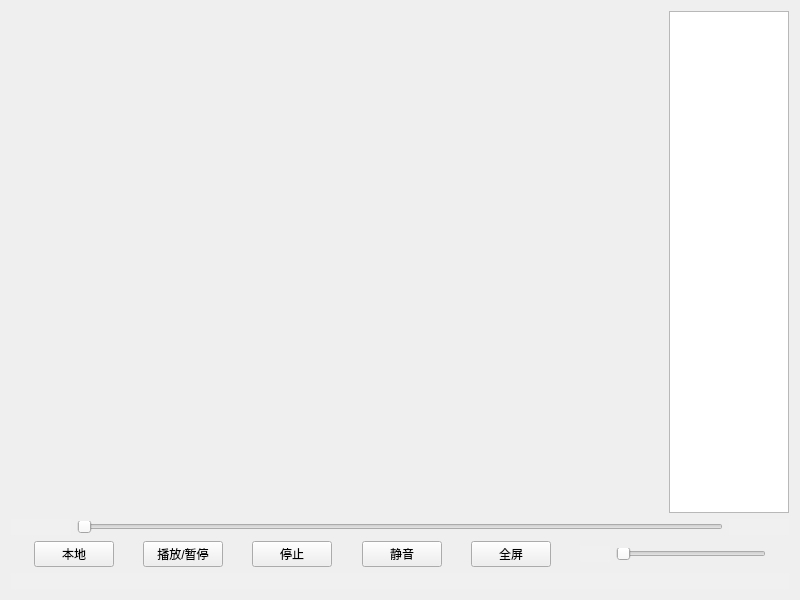
<?xml version="1.0" encoding="UTF-8"?>
<ui version="4.0">
 <class>VlcPlayer</class>
 <widget class="QWidget" name="VlcPlayer">
  <property name="geometry">
   <rect>
    <x>0</x>
    <y>0</y>
    <width>800</width>
    <height>600</height>
   </rect>
  </property>
  <property name="windowTitle">
   <string>VlcPlayer</string>
  </property>
  <layout class="QVBoxLayout" name="verticalLayout">
   <item>
    <layout class="QHBoxLayout" name="horizontalLayout">
     <item>
      <widget class="QWidget" name="widget" native="true"/>
     </item>
     <item>
      <widget class="QListView" name="listView">
       <property name="sizePolicy">
        <sizepolicy hsizetype="Fixed" vsizetype="Expanding">
         <horstretch>0</horstretch>
         <verstretch>0</verstretch>
        </sizepolicy>
       </property>
       <property name="minimumSize">
        <size>
         <width>120</width>
         <height>0</height>
        </size>
       </property>
       <property name="maximumSize">
        <size>
         <width>120</width>
         <height>16777215</height>
        </size>
       </property>
      </widget>
     </item>
    </layout>
   </item>
   <item>
    <layout class="QHBoxLayout" name="horizontalLayout_2">
     <item>
      <widget class="QLineEdit" name="lineEdit">
       <property name="sizePolicy">
        <sizepolicy hsizetype="Fixed" vsizetype="Fixed">
         <horstretch>0</horstretch>
         <verstretch>0</verstretch>
        </sizepolicy>
       </property>
       <property name="minimumSize">
        <size>
         <width>60</width>
         <height>0</height>
        </size>
       </property>
       <property name="maximumSize">
        <size>
         <width>60</width>
         <height>16777215</height>
        </size>
       </property>
       <property name="styleSheet">
        <string notr="true">background-color: rgb(240, 240, 240);</string>
       </property>
       <property name="frame">
        <bool>false</bool>
       </property>
       <property name="alignment">
        <set>Qt::AlignRight|Qt::AlignTrailing|Qt::AlignVCenter</set>
       </property>
       <property name="readOnly">
        <bool>true</bool>
       </property>
      </widget>
     </item>
     <item>
      <widget class="QSlider" name="horizontalSlider">
       <property name="sizePolicy">
        <sizepolicy hsizetype="Expanding" vsizetype="Fixed">
         <horstretch>0</horstretch>
         <verstretch>0</verstretch>
        </sizepolicy>
       </property>
       <property name="minimumSize">
        <size>
         <width>0</width>
         <height>12</height>
        </size>
       </property>
       <property name="maximumSize">
        <size>
         <width>16777215</width>
         <height>12</height>
        </size>
       </property>
       <property name="pageStep">
        <number>1</number>
       </property>
       <property name="orientation">
        <enum>Qt::Horizontal</enum>
       </property>
      </widget>
     </item>
     <item>
      <widget class="QLineEdit" name="lineEdit_2">
       <property name="sizePolicy">
        <sizepolicy hsizetype="Fixed" vsizetype="Fixed">
         <horstretch>0</horstretch>
         <verstretch>0</verstretch>
        </sizepolicy>
       </property>
       <property name="minimumSize">
        <size>
         <width>60</width>
         <height>0</height>
        </size>
       </property>
       <property name="maximumSize">
        <size>
         <width>60</width>
         <height>16777215</height>
        </size>
       </property>
       <property name="styleSheet">
        <string notr="true">background-color: rgb(240, 240, 240);</string>
       </property>
       <property name="frame">
        <bool>false</bool>
       </property>
       <property name="readOnly">
        <bool>true</bool>
       </property>
      </widget>
     </item>
    </layout>
   </item>
   <item>
    <layout class="QHBoxLayout" name="horizontalLayout_3">
     <item>
      <spacer name="horizontalSpacer_6">
       <property name="orientation">
        <enum>Qt::Horizontal</enum>
       </property>
       <property name="sizeHint" stdset="0">
        <size>
         <width>40</width>
         <height>20</height>
        </size>
       </property>
      </spacer>
     </item>
     <item>
      <widget class="QPushButton" name="local">
       <property name="text">
        <string>本地</string>
       </property>
      </widget>
     </item>
     <item>
      <spacer name="horizontalSpacer">
       <property name="orientation">
        <enum>Qt::Horizontal</enum>
       </property>
       <property name="sizeHint" stdset="0">
        <size>
         <width>40</width>
         <height>20</height>
        </size>
       </property>
      </spacer>
     </item>
     <item>
      <widget class="QPushButton" name="playorpause">
       <property name="text">
        <string>播放/暂停</string>
       </property>
      </widget>
     </item>
     <item>
      <spacer name="horizontalSpacer_2">
       <property name="orientation">
        <enum>Qt::Horizontal</enum>
       </property>
       <property name="sizeHint" stdset="0">
        <size>
         <width>40</width>
         <height>20</height>
        </size>
       </property>
      </spacer>
     </item>
     <item>
      <widget class="QPushButton" name="stop">
       <property name="text">
        <string>停止</string>
       </property>
      </widget>
     </item>
     <item>
      <spacer name="horizontalSpacer_3">
       <property name="orientation">
        <enum>Qt::Horizontal</enum>
       </property>
       <property name="sizeHint" stdset="0">
        <size>
         <width>40</width>
         <height>20</height>
        </size>
       </property>
      </spacer>
     </item>
     <item>
      <widget class="QPushButton" name="mute">
       <property name="text">
        <string>静音</string>
       </property>
      </widget>
     </item>
     <item>
      <spacer name="horizontalSpacer_4">
       <property name="orientation">
        <enum>Qt::Horizontal</enum>
       </property>
       <property name="sizeHint" stdset="0">
        <size>
         <width>40</width>
         <height>20</height>
        </size>
       </property>
      </spacer>
     </item>
     <item>
      <widget class="QPushButton" name="fullscreen">
       <property name="text">
        <string>全屏</string>
       </property>
      </widget>
     </item>
     <item>
      <spacer name="horizontalSpacer_7">
       <property name="orientation">
        <enum>Qt::Horizontal</enum>
       </property>
       <property name="sizeHint" stdset="0">
        <size>
         <width>40</width>
         <height>20</height>
        </size>
       </property>
      </spacer>
     </item>
     <item>
      <widget class="QLineEdit" name="lineEdit_3">
       <property name="minimumSize">
        <size>
         <width>30</width>
         <height>0</height>
        </size>
       </property>
       <property name="maximumSize">
        <size>
         <width>30</width>
         <height>16777215</height>
        </size>
       </property>
       <property name="styleSheet">
        <string notr="true">background-color: rgb(240, 240, 240);</string>
       </property>
       <property name="frame">
        <bool>false</bool>
       </property>
       <property name="readOnly">
        <bool>true</bool>
       </property>
      </widget>
     </item>
     <item>
      <widget class="QSlider" name="horizontalSlider_2">
       <property name="minimumSize">
        <size>
         <width>150</width>
         <height>12</height>
        </size>
       </property>
       <property name="maximumSize">
        <size>
         <width>150</width>
         <height>12</height>
        </size>
       </property>
       <property name="pageStep">
        <number>10</number>
       </property>
       <property name="orientation">
        <enum>Qt::Horizontal</enum>
       </property>
      </widget>
     </item>
     <item>
      <spacer name="horizontalSpacer_5">
       <property name="orientation">
        <enum>Qt::Horizontal</enum>
       </property>
       <property name="sizeHint" stdset="0">
        <size>
         <width>40</width>
         <height>20</height>
        </size>
       </property>
      </spacer>
     </item>
    </layout>
   </item>
   <item>
    <widget class="QLineEdit" name="lineEdit_4">
     <property name="styleSheet">
      <string notr="true">background-color: rgb(240, 240, 240);</string>
     </property>
     <property name="frame">
      <bool>false</bool>
     </property>
     <property name="readOnly">
      <bool>true</bool>
     </property>
    </widget>
   </item>
  </layout>
 </widget>
 <resources/>
 <connections/>
</ui>
